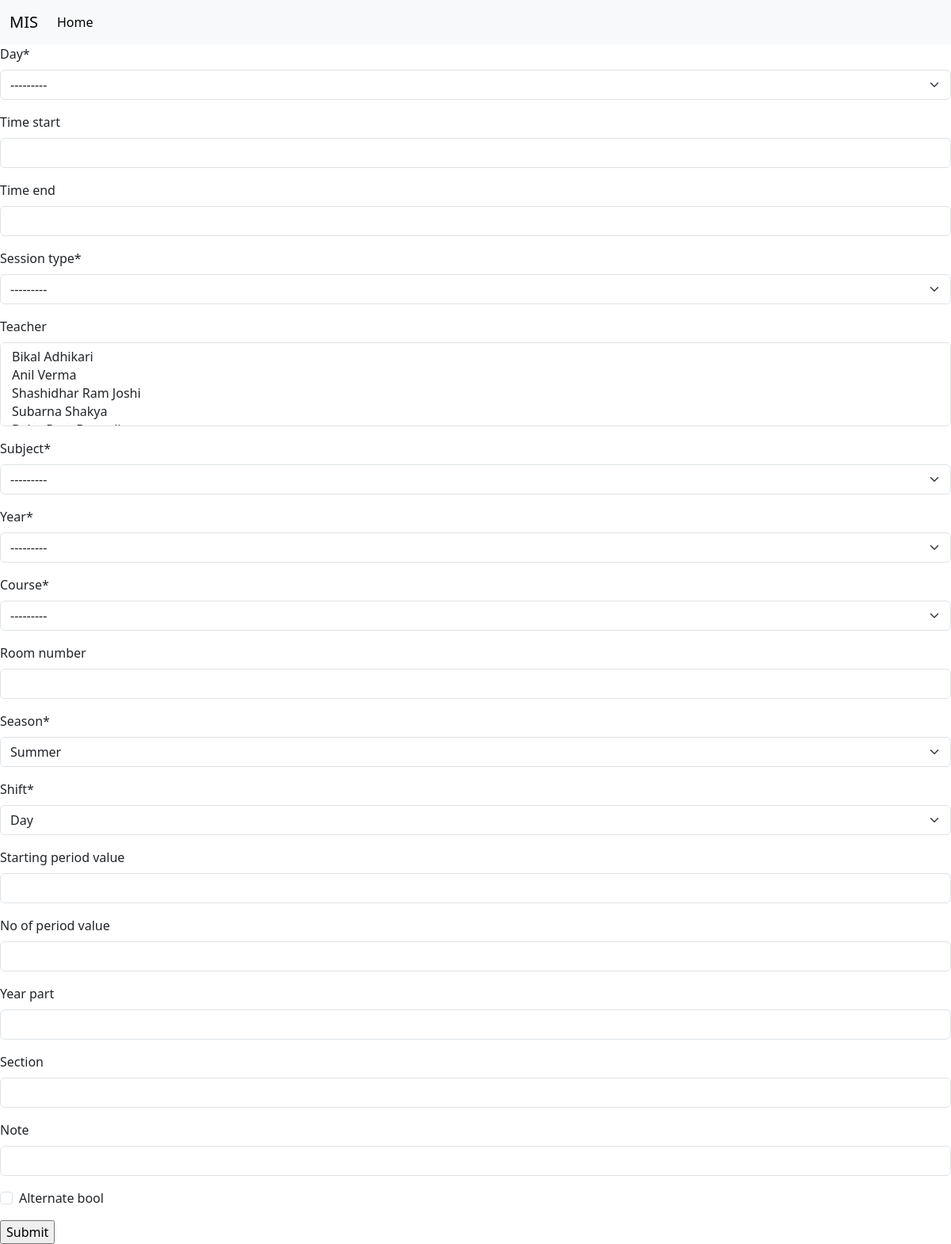
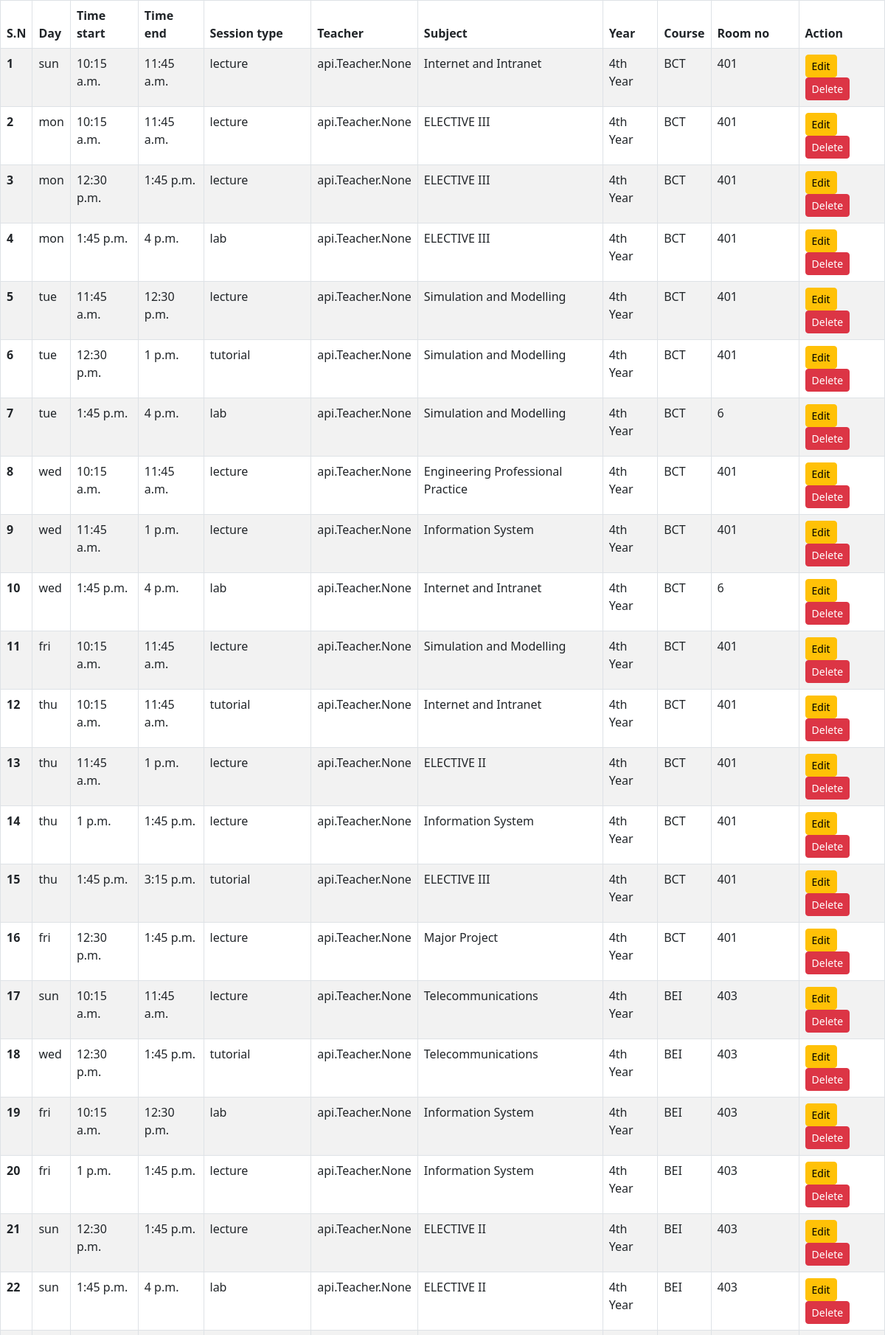
The page /routine (upper part) on the database its author committed (2 pictures, top to bottom).
### api/models.py (models this page shows, shortened)
class Routine(models.Model):
    DAY_CHOICES = [
        ('sun', 'Sunday'),
        ('mon', 'Monday'),
        ('tue', 'Tuesday'),
        ('wed', 'Wednesday'),
        ('thu', 'Thursday'),
        ('fri', 'Friday'),
    ]
    SESSION_CHOICES = [
        ('lecture', 'Lecture'),
        ('lab', 'Lab'),
        ('tutorial', 'Tutorial'),
        ('lecture and tutorial', 'Lecture + Tutorial'),
    ]
    SEASON_CHOICES = [
        ('winter', 'Winter'),
        ('summer', 'Summer'),
    ]
    SHIFT_CHOICES = [
        ('morning', 'Morning'),
        ('day', 'Day'),
    ]
    day = models.CharField(max_length=3, choices=DAY_CHOICES)
    time_start = models.TimeField(blank=True,null=True)
    time_end = models.TimeField(blank=True,null=True)
    session_type = models.CharField(max_length=25, choices=SESSION_CHOICES)
    teacher = models.ManyToManyField(Teacher,blank=True)
    subject = models.ForeignKey(Subject, on_delete=models.CASCADE)
    year = models.ForeignKey(Year, on_delete=models.CASCADE)
    course = models.ForeignKey(Course, on_delete=models.CASCADE)
    room_number = models.CharField(max_length=50,blank=True)
    season=models.CharField(max_length=10, choices=SEASON_CHOICES,default="summer")
    shift=models.CharField(max_length=10, choices=SHIFT_CHOICES,default="day")
    starting_period_value=models.CharField(max_length=10,blank=True)
    no_of_period_value=models.CharField(max_length=10,blank=True)
    year_part=models.CharField(max_length=10,blank=True)
    section=models.CharField(max_length=10,blank=True,null=True)
    note=models.CharField(max_length=10,blank=True,null=True)
    alternate_bool = models.BooleanField(default=False)

class Subject(models.Model):
    name=models.CharField(max_length=100,unique=True)
    def __str__(self):
        return self.name

class Year(models.Model):
    year=models.CharField( max_length=50,choices=(
        ('1st Year','1st Year'),
        ('2nd Year','2nd Year'),
        ('3rd Year','3rd Year'),
        ('4th Year','4th Year'),
        ('Pass out','Pass out'),
        ),unique=True)
    def __str__(self):
        return self.year

class Course(models.Model):
    name=models.CharField(max_length=100)
    def __str__(self):
        return self.name

### Home/views.py (the view, shortened to what this page needs)
# urls.py: path('routine', views.routine,name='routine'),
def routine(request):
    context ={}
    all_routines=Routine.objects.all()
    context={
        'routineform':RoutineForm(),
        'all_routines':all_routines,
    }
    return render(request, "routine.html", context)

### Home/forms.py
class RoutineForm(forms.ModelForm):
    class Meta:
        model = api.Routine
        fields = "__all__"

### api/models.py (called while the page is built)
    def __str__(self):
        return self.name

### templates/routine.html (shortened to what this page needs)
{% extends 'base.html' %}
{%load crispy_forms_tags %}
{% block body %}
<form action = "" method = "post">
    {{routineform |crispy }}
    <input type="submit" value="Submit">
</form>
<div>
<table class="table table-striped table-hover table-bordered">
    <thead>
      <tr>
        <th scope="col">S.N</th>
        <th scope="col">Day</th>
        <th scope="col">Time start</th>
        <th scope="col">Time end</th>
        <th scope="col">Session type</th>
        <th scope="col">Teacher</th>
        <th scope="col">Subject</th>
        <th scope="col">Year</th>
        <th scope="col">Course</th>
        <th scope="col">Room no</th>
        <th scope="col">Action</th>
      </tr>
    </thead>
    <tbody>
        {% for as in all_routines %}
        <tr>
        <th scope="row">{{forloop.counter}}</th>
        <td>{{as.day}}</td>
        <td>{{as.time_start}}</td>
        <td>{{as.time_end}}</td>
        <td>{{as.session_type}}</td>
        <td>{{as.teacher}}</td>
        <td>{{as.subject}}</td>
        <td>{{as.year}}</td>
        <td>{{as.course}}</td>
        <td>{{as.room_number}}</td>
        <td>
            <a href="routine_update/{{as.id}}">
              <button type="button" class="btn btn-sm btn-warning">Edit</button>
          </a>
            <a href="routine_delete/{{as.id}}">
                <button type="button" class="btn btn-sm btn-danger">Delete</button>
            </a>
        </td>
        </tr>
        {% endfor %}
    </tbody>
  </table>
</div>
{% endblock body %}

### rows shown on the page
Routine: day "sun", time_start "10:15 a.m.", time_end "11:45 a.m.", session_type "lecture", teacher "api.Teacher.None", subject "Internet and Intranet", year "4th Year", course "BCT", room_number "401"
Routine: day "mon", time_start "10:15 a.m.", time_end "11:45 a.m.", session_type "lecture", teacher "api.Teacher.None", subject "ELECTIVE III", year "4th Year", course "BCT", room_number "401"
Routine: day "mon", time_start "12:30 p.m.", time_end "1:45 p.m.", session_type "lecture", teacher "api.Teacher.None", subject "ELECTIVE III", year "4th Year", course "BCT", room_number "401"
Routine: day "mon", time_start "1:45 p.m.", time_end "4 p.m.", session_type "lab", teacher "api.Teacher.None", subject "ELECTIVE III", year "4th Year", course "BCT", room_number "401"
Routine: day "tue", time_start "11:45 a.m.", time_end "12:30 p.m.", session_type "lecture", teacher "api.Teacher.None", subject "Simulation and Modelling", year "4th Year", course "BCT", room_number "401"
Routine: day "tue", time_start "12:30 p.m.", time_end "1 p.m.", session_type "tutorial", teacher "api.Teacher.None", subject "Simulation and Modelling", year "4th Year", course "BCT", room_number "401"
Routine: day "tue", time_start "1:45 p.m.", time_end "4 p.m.", session_type "lab", teacher "api.Teacher.None", subject "Simulation and Modelling", year "4th Year", course "BCT", room_number "6"
Routine: day "wed", time_start "10:15 a.m.", time_end "11:45 a.m.", session_type "lecture", teacher "api.Teacher.None", subject "Engineering Professional Practice", year "4th Year", course "BCT", room_number "401"
Routine: day "wed", time_start "11:45 a.m.", time_end "1 p.m.", session_type "lecture", teacher "api.Teacher.None", subject "Information System", year "4th Year", course "BCT", room_number "401"
Routine: day "wed", time_start "1:45 p.m.", time_end "4 p.m.", session_type "lab", teacher "api.Teacher.None", subject "Internet and Intranet", year "4th Year", course "BCT", room_number "6"
Routine: day "fri", time_start "10:15 a.m.", time_end "11:45 a.m.", session_type "lecture", teacher "api.Teacher.None", subject "Simulation and Modelling", year "4th Year", course "BCT", room_number "401"
Routine: day "thu", time_start "10:15 a.m.", time_end "11:45 a.m.", session_type "tutorial", teacher "api.Teacher.None", subject "Internet and Intranet", year "4th Year", course "BCT", room_number "401"
Routine: day "thu", time_start "11:45 a.m.", time_end "1 p.m.", session_type "lecture", teacher "api.Teacher.None", subject "ELECTIVE II", year "4th Year", course "BCT", room_number "401"
Routine: day "thu", time_start "1 p.m.", time_end "1:45 p.m.", session_type "lecture", teacher "api.Teacher.None", subject "Information System", year "4th Year", course "BCT", room_number "401"
Routine: day "thu", time_start "1:45 p.m.", time_end "3:15 p.m.", session_type "tutorial", teacher "api.Teacher.None", subject "ELECTIVE III", year "4th Year", course "BCT", room_number "401"
Routine: day "fri", time_start "12:30 p.m.", time_end "1:45 p.m.", session_type "lecture", teacher "api.Teacher.None", subject "Major Project", year "4th Year", course "BCT", room_number "401"
Routine: day "sun", time_start "10:15 a.m.", time_end "11:45 a.m.", session_type "lecture", teacher "api.Teacher.None", subject "Telecommunications", year "4th Year", course "BEI", room_number "403"
Routine: day "wed", time_start "12:30 p.m.", time_end "1:45 p.m.", session_type "tutorial", teacher "api.Teacher.None", subject "Telecommunications", year "4th Year", course "BEI", room_number "403"
Routine: day "fri", time_start "10:15 a.m.", time_end "12:30 p.m.", session_type "lab", teacher "api.Teacher.None", subject "Information System", year "4th Year", course "BEI", room_number "403"
Routine: day "fri", time_start "1 p.m.", time_end "1:45 p.m.", session_type "lecture", teacher "api.Teacher.None", subject "Information System", year "4th Year", course "BEI", room_number "403"
Routine: day "sun", time_start "12:30 p.m.", time_end "1:45 p.m.", session_type "lecture", teacher "api.Teacher.None", subject "ELECTIVE II", year "4th Year", course "BEI", room_number "403"
Routine: day "sun", time_start "1:45 p.m.", time_end "4 p.m.", session_type "lab", teacher "api.Teacher.None", subject "ELECTIVE II", year "4th Year", course "BEI", room_number "403"
